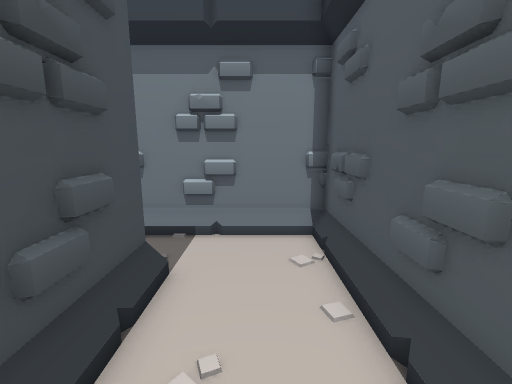
view 1 (above)

24 first-person views from a walk through a 3-D level made in the Godot game engine. The camera is 1.5 m above the floor, tilts 10° down and sees 90° across. The floor is counted in squares, 0.5 m on a side. Each view is taken from the middle of a square. On the plan, view 1 faces up. The plan holds only what a view shows up to about 19 squares ahead; the rest is blank. The place goes on beyond the plan.

view 2
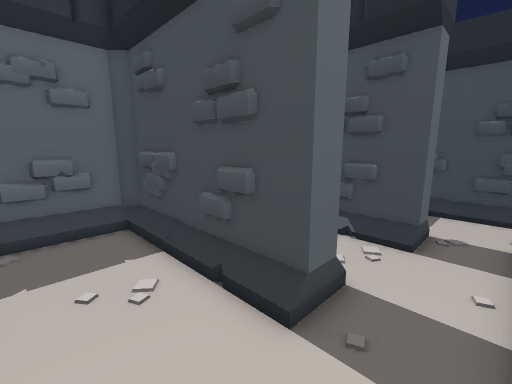

view 3
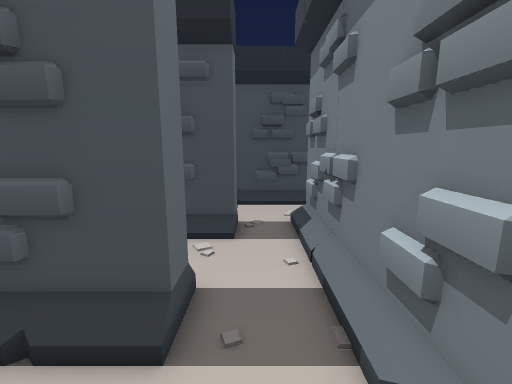

view 4
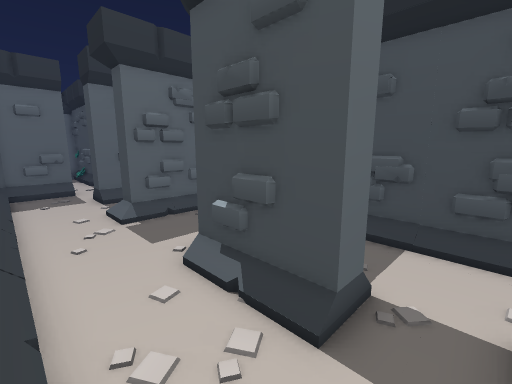

view 5
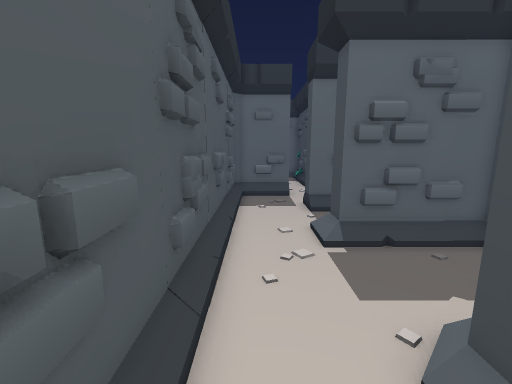

view 6
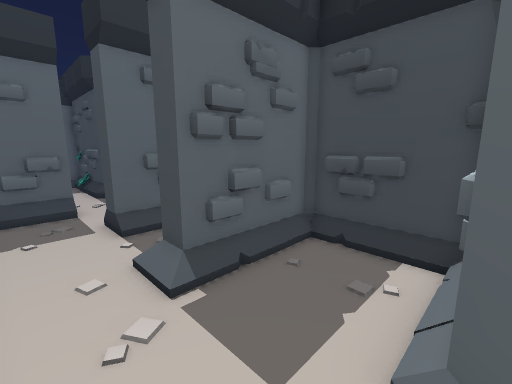

view 7
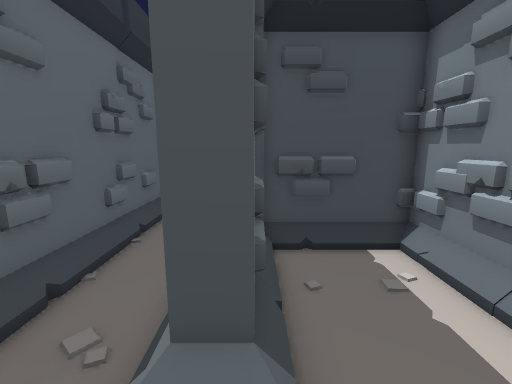

view 8
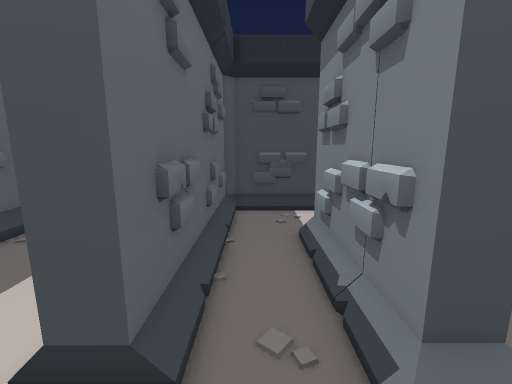

view 9
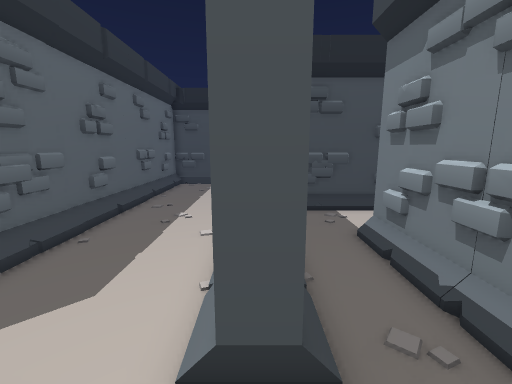

view 10
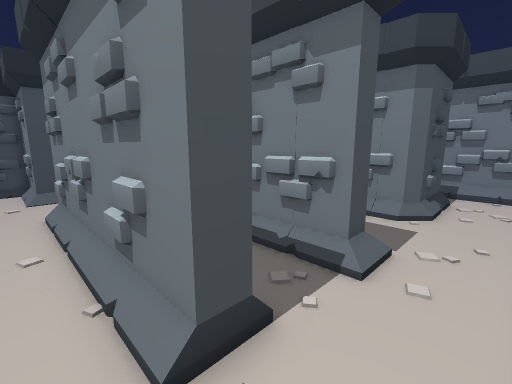

view 11
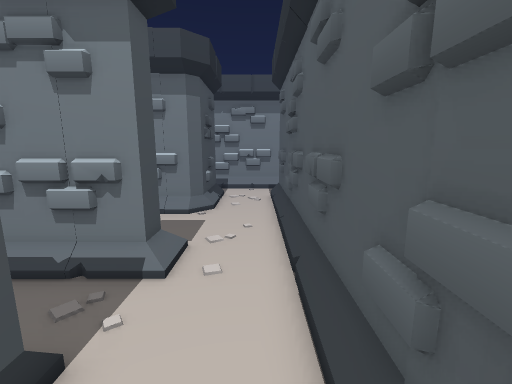

view 12
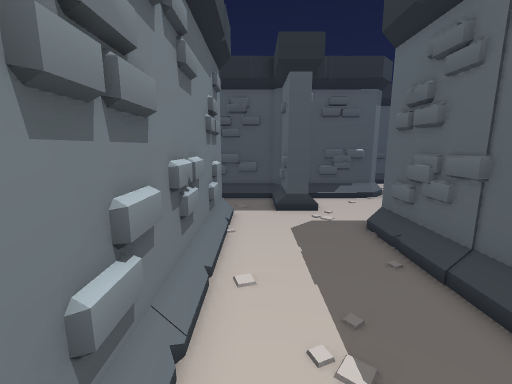

view 13
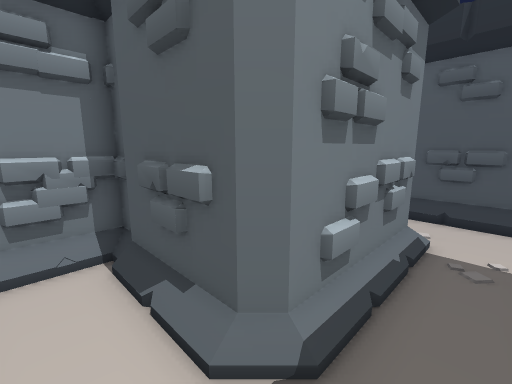

view 14
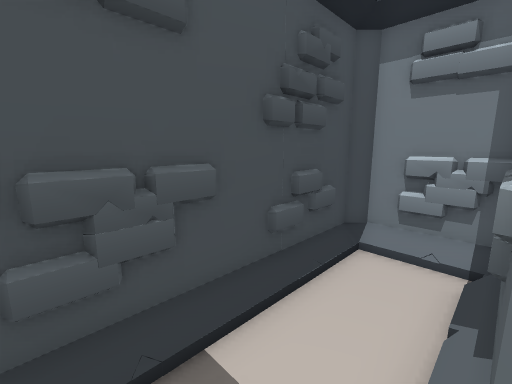

view 15
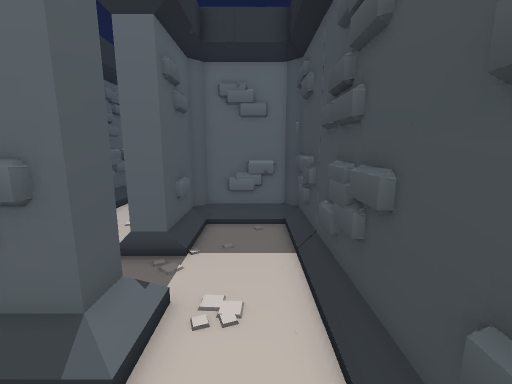

view 16
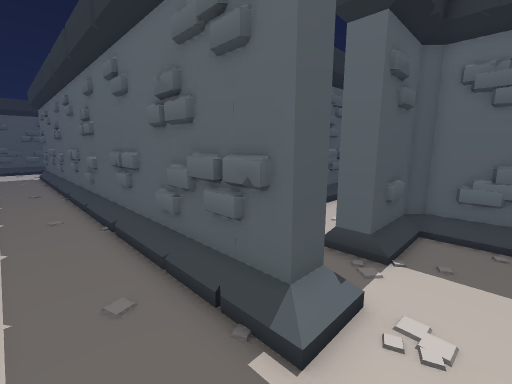

view 17
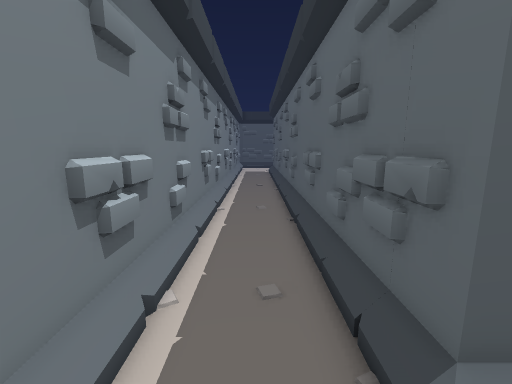

view 18
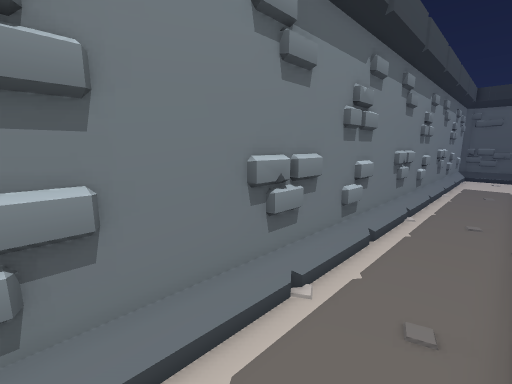

view 19
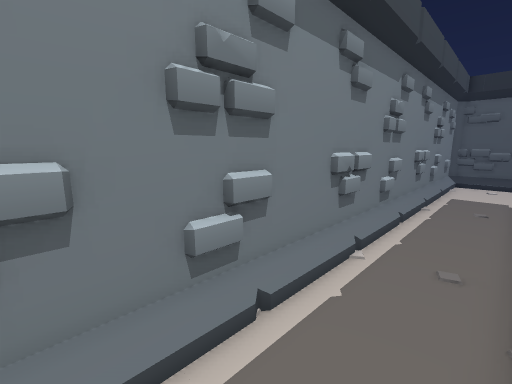

view 20
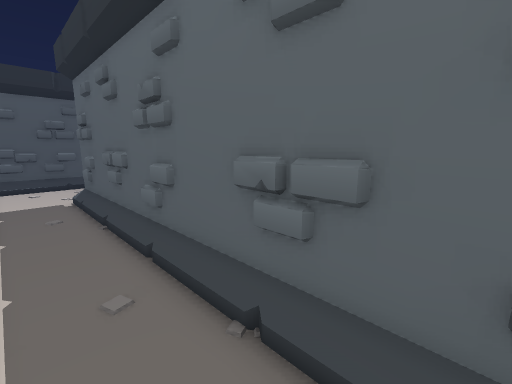

view 21
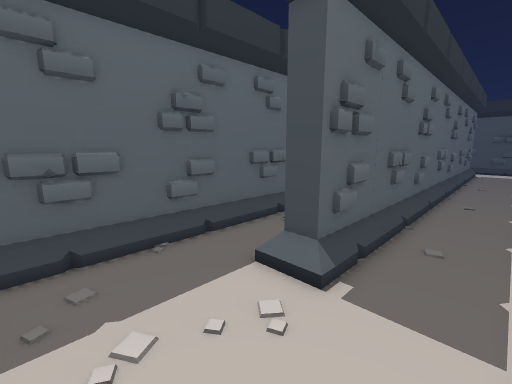

view 22
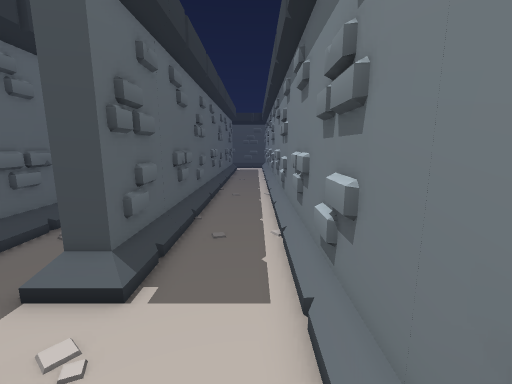

view 23
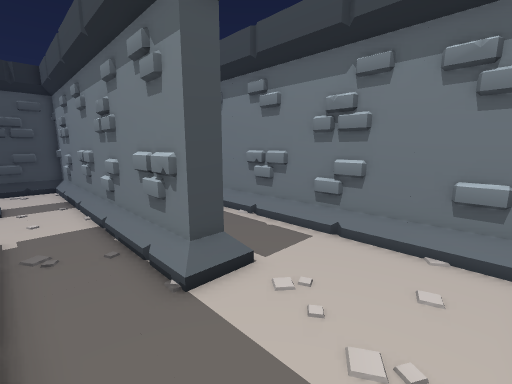

view 24
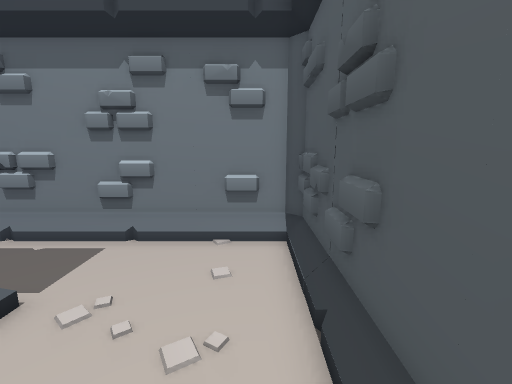

### Floor plan
Ten units are one square. View 1 is at (0, 0); x grows to the right and y downward. Boxes are objects, and circles mark ways between rooms. Rooms are numbered by the first view taken in them; rooms with no view inside come last. Other rooms are left out.
<svg viewBox="-200 -149 470 300">
<path fill="none" stroke="#000" d="M-36 -57 -26 -57 -26 18 -21 23 12 23M-24 -44 -24 -25M-40 -88 -80 -88M-50 -92 -53 -88M-6 -88 -28 -88M-90 -63 -76 -63M-24 -11 -24 11M-87 -32 -87 -64M23 -56 23 -79M25 -89 -87 -89 -87 -99M23 -24 23 -44M25 -21 25 -88M-127 -106 -127 -32 -122 -28 -91 -28 -85 -33M-123 -13 -128 -11M-115 29 -80 29M-74 -50 -74 -31M-36 25 -36 -44M-127 28 -123 31M-36 -45 -36 -57M-76 -63 -76 -22 -81 -18 -127 -18 -127 30 -76 30M-77 -18 -80 -15M-121 86 -145 86M-89 86 -110 86M-152 86 -172 86M-124 145 -106 145M-71 125 -71 115 -41 115 -36 109 -36 25M-76 30 -76 40 -134 40 -139 35 -139 -5M-195 146 -98 146M-139 -10 -139 -16M-137 -11 -137 -18 -169 -18 -174 -12 -174 70 -169 75 -76 75 -76 85 -180 85M-157 -14 -160 -18M-135 42 -142 35M-38 100 -38 90M105 -142 81 -142M138 -142 118 -142M58 -142 38 -142M150 -51 252 -51M185 -142 161 -142M25 -142 1 -142M218 -142 196 -142M-22 -142 -42 -142M263 -90 263 -140 260 -144 -90 -144M265 -72 265 -139M-55 -142 -77 -142M-87 -99 199 -99 199 -89 144 -89M-127 -118 -127 -106M251 -142 240 -142"/>
<circle cx="-55" cy="-55" r="3" fill="#2a7"/>
<circle cx="-110" cy="-95" r="3" fill="#2a7"/>
<circle cx="-60" cy="35" r="3" fill="#2a7"/>
<text x="-40" y="-60">1</text>
<text x="-80" y="0">2</text>
<text x="-120" y="100">3</text>
<text x="110" y="-110">4</text>
</svg>
Room 1 opens to room 2. Room 1 opens to room 4. Room 2 opens to room 3.

Where each view was taken, in squares from view 1:
view 1: 0 up, 0 right, facing up
view 2: 8 up, 1 right, facing down-left
view 3: 7 up, 1 right, facing left
view 4: 8 up, 4 left, facing down-left
view 5: 5 up, 5 left, facing down
view 6: 2 up, 5 left, facing down-left
view 7: 3 down, 5 left, facing left
view 8: 6 down, 5 left, facing left
view 9: 8 down, 5 left, facing left
view 10: 10 down, 5 left, facing up-left
view 11: 10 down, 5 left, facing up
view 12: 10 down, 19 left, facing right
view 13: 6 down, 16 left, facing up-right
view 14: 6 down, 14 left, facing up-left
view 15: 13 up, 11 left, facing down
view 16: 13 up, 11 left, facing down-right
view 17: 12 up, 11 left, facing right
view 18: 11 up, 3 left, facing up-right
view 19: 11 up, 2 right, facing up-right
view 20: 13 up, 4 right, facing down-right
view 21: 13 up, 25 right, facing down-left
view 22: 13 up, 25 right, facing left
view 23: 6 up, 25 right, facing up-left
view 24: 6 up, 25 right, facing up
